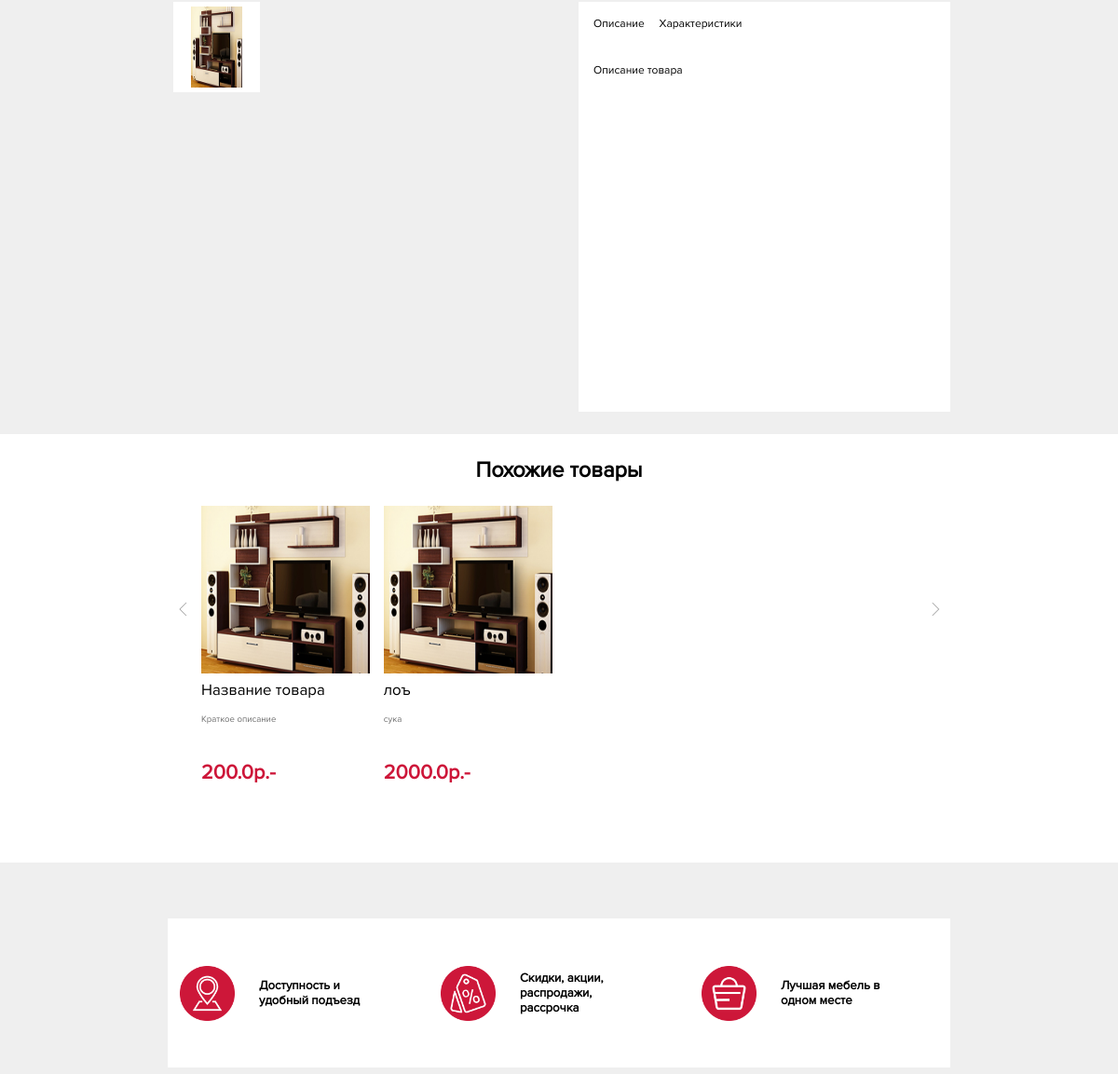
Before: /catalog/3/ (middle part) with the older database file.
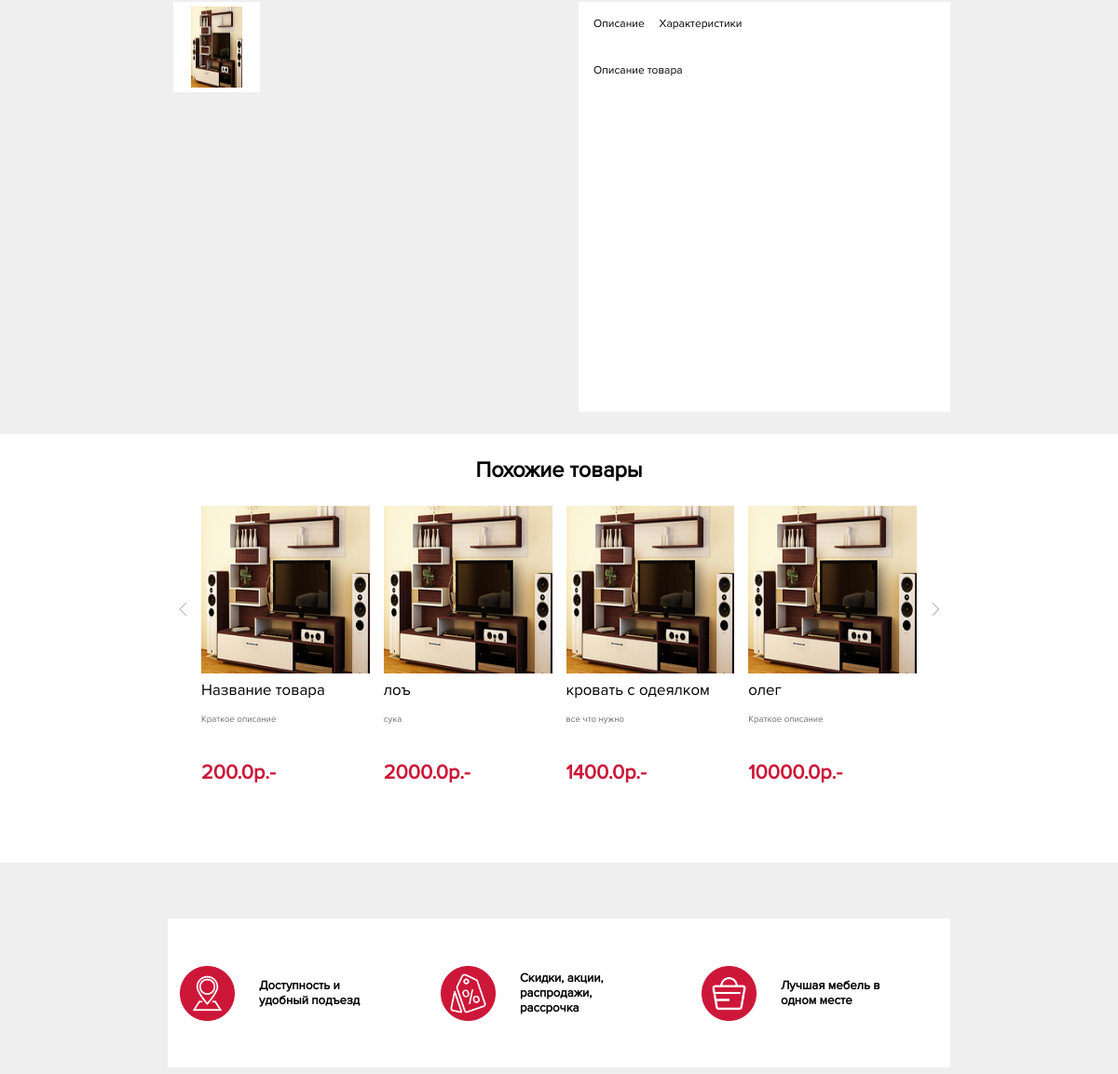
After: the same page with the newer database file.
### catalog/models.py (models this page shows, shortened)
class ShopItem(models.Model):
    ischeap = (
        ('1','да'),
        ('2', 'нет'),
    )
    categoryTemplate = (
        ('1', 'Мягкая мебель'),
        ('2', 'Гостиная'),
        ('3', 'Спальня'),
        ('4', 'Кухня'),
        ('5', 'Столовая'),
        ('6', 'Прихожая'),
        ('7', 'Ванная'),
        ('8', 'Детская'),
        ('9', 'Рабочий кабинет'),
    )
    title = models.CharField(default="Название товара",max_length=40)
    subtitle = models.CharField(default="Краткое описание",max_length=40)
    discriotion = models.TextField(default="Описание товара")
    price = models.FloatField(default=0.00)
    isdiscount = models.CharField("популярный?",max_length=3, choices=ischeap)
    seller = models.ForeignKey(shops, on_delete=models.CASCADE)
    Category = models.CharField("Категория",default='Мягкая мебель',max_length=20, choices=categoryTemplate)
    inCollection = models.ForeignKey(Collection, on_delete=models.CASCADE)
    image = models.ImageField(upload_to="",null=False, blank=True)
    image1 = models.ImageField(default=None,upload_to="",null=True, blank=True)
    image2 = models.ImageField(default=None,upload_to="",null=True, blank=True)
    image3 = models.ImageField(default=None,upload_to="",null=True, blank=True)
    image4 = models.ImageField(default=None,upload_to="",null=True, blank=True)
    image5 = models.ImageField(default=None,upload_to="",null=True, blank=True)
    image6 = models.ImageField(default=None,upload_to="",null=True, blank=True)
    image7 = models.ImageField(default=None,upload_to="",null=True, blank=True)
    image8 = models.ImageField(default=None,upload_to="",null=True, blank=True)

### catalog/views.py (the view)
# urls.py: re_path(r'^(?P<number>[0-9]+)/', views.Tovar),
def Tovar(request, number):
    item = models.ShopItem.objects.get(id = number)
    SimularItems = models.ShopItem.objects.filter(Category=item.Category).exclude(id = item.id)
    context = {"item" : item, "SimularItems" : SimularItems}
    return render(request, 'tovar.html', context)

### catalog/templates/tovar.html (shortened to what this page needs)
<html>
<head>
    {% load staticfiles %}
    <link rel='stylesheet prefetch' href='https://cdnjs.cloudflare.com/ajax/libs/Swiper/4.0.7/css/swiper.min.css'>
    <link rel="stylesheet" type="text/css" href="{% static 'style.css' %}">
    <link rel="stylesheet" type="text/css" href="{% static 'css/style_index.css' %}">
    <link rel="stylesheet" type="text/css" href="{% static 'style_page.css' %}">
    <link rel="stylesheet"  href="{% static 'lightslider.css' %}"/>
    <link rel="stylesheet"  href="{% static 'slider2.css' %}"/>
</head>
<body>
    <div class="page_contentdown">
      <div class="left">
        <div class="content" onclick="slider1.goToSlide(1);" style="cursor: pointer; background-image: url({{item.image.url}});"></div>
      </div>
      <div class="right">
        <div class="right_content">
        <div class="name">
          <a href=""><div class="title">Описание</div></a>
          <a href=""><div class="title">Характеристики</div></a>
        </div>
        <div class="text">{{item.discriotion}}</div>
      </div>
      </div>
  </div>
  <products style="background-color: white; margin-top:2%">
    <div style="font-family: Proxima; font-size: 1.95vw; text-align: center;padding-top: 2%;padding-bottom: 2%;font-weight: bold">Похожие товары</div>
    <div class="slider2">
      <div class="contrs left" style= "background-image: url('{% static 'img/right.png' %}');" onclick="next()"></div>
    <div class="contrs right" style= "background-image: url('{% static 'img/left.png' %}');" onclick="prev()"></div>
     <ul id="content-slider" class="content-slider">
                {% for objj in SimularItems %}
               <div>
                  <li class="listitem" >
                  <div class="contentslider2">
                      <div class="image" style="background-image: url({{objj.image.url}});"></div>
                      <div style="display:table; height: 10%">
                        <div class="name">
                           <a href="/catalog/{{objj.id}}/" style="text-decoration: none; color: black">{{objj.title}}</a>
                        </div>
                      </div>
                      <div style="display:table; height: 7%">
                        <div class="more">
                            {{objj.subtitle}}
                        </div>
                      </div>
                      <div style="display:table; height: 16%">
                        <div class="price">
                          {{objj.price}}р.-
                        </div>
                      </div>
                  </div>
                </li>
            </div>
         {% endfor %}
            </ul>
    </div>
  </products>
<div class="plus">
  <div class="content">
    <div class="image" style="background-image: url({% static 'img/geo.png' %});"></div>
    <div class="text">
      <div class="content">
        <div class="name">Доступность и удобный подъезд</div>
      </div>
    </div>
  </div>
  <div class="content">
    <div class="image" style="background-image: url({% static 'img/sale.png' %});"></div>
    <div class="text">
      <div class="content">
        <div class="name">Скидки, акции, распродажи, рассрочка</div>
      </div>
    </div>
  </div>
  <div class="content">
    <div class="image" style="background-image: url({% static 'img/shop.png' %});"></div>
    <div class="text">
      <div class="content">
        <div class="name">Лучшая мебель в одном месте</div>
      </div>
    </div>
  </div>
</div>
</body>
</html>

Changed rows visible on the page:
added ShopItem: image (picture), title "кровать с одеялком", subtitle "все что нужно", price "1400.0"
added ShopItem: image (picture), title "олег", subtitle "Краткое описание", price "10000.0"
